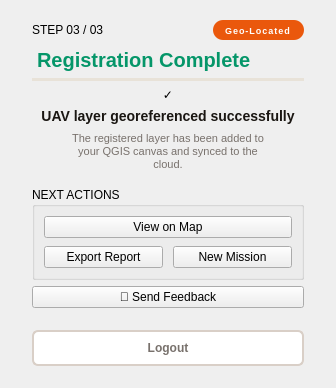
     <widget class="QWidget" name="page_results">
      <layout class="QVBoxLayout" name="verticalLayout_results">
       <property name="leftMargin"><number>32</number></property>
       <property name="topMargin"><number>20</number></property>
       <property name="rightMargin"><number>32</number></property>
       <property name="bottomMargin"><number>22</number></property>
       <property name="spacing"><number>6</number></property>

       <item>
        <layout class="QHBoxLayout">
         <item>
          <widget class="QLabel" name="label_step_indicator_3">
           <property name="text"><string>STEP 03 / 03</string></property>
          </widget>
         </item>
         <item>
          <spacer><property name="orientation"><enum>Qt::Horizontal</enum></property><property name="sizeHint" stdset="0"><size><width>40</width><height>20</height></size></property></spacer>
         </item>
         <item>
          <widget class="QLabel" name="label_geo_located_badge">
           <property name="text"><string>Geo-Located</string></property>
           <property name="styleSheet">
            <string>font-size: 9px; font-weight: bold; letter-spacing: 1px; color: #ffffff; background-color: #ea580c; padding: 3px 10px; border-radius: 10px; font-family: "Consolas", monospace;</string>
           </property>
          </widget>
         </item>
        </layout>
       </item>

       <item>
        <widget class="QLabel" name="label_screen3_title">
         <property name="text"><string>Registration Complete</string></property>
         <property name="styleSheet"><string>font-size: 20px; font-weight: 700; color: #059669; margin-top: 2px;</string></property>
        </widget>
       </item>

       <item>
        <widget class="QFrame" name="line_div3">
         <property name="frameShape"><enum>QFrame::HLine</enum></property>
         <property name="frameShadow"><enum>QFrame::Plain</enum></property>
         <property name="styleSheet"><string>background-color: #e8e2d8; max-height: 1px; margin-top: 6px; margin-bottom: 4px;</string></property>
        </widget>
       </item>

       <item>
        <widget class="QLabel" name="label_checkmark">
         <property name="text"><string>✓</string></property>
         <property name="alignment"><set>Qt::AlignCenter</set></property>
         <property name="minimumHeight"><number>90</number></property>
        </widget>
       </item>

       <item>
        <widget class="QLabel" name="label_complete_title">
         <property name="text"><string>UAV layer georeferenced successfully</string></property>
         <property name="alignment"><set>Qt::AlignCenter</set></property>
         <property name="styleSheet"><string>font-size: 14px; font-weight: 700; color: #1a1612;</string></property>
        </widget>
       </item>

       <item>
        <widget class="QLabel" name="label_complete_info">
         <property name="text"><string>The registered layer has been added to your QGIS canvas and synced to the cloud.</string></property>
         <property name="alignment"><set>Qt::AlignCenter</set></property>
         <property name="wordWrap"><bool>true</bool></property>
         <property name="styleSheet"><string>color: #78716c; font-size: 11px; margin: 2px 40px 10px 40px;</string></property>
        </widget>
       </item>

       <item>
        <widget class="QGroupBox" name="groupbox_results">
         <property name="title"><string>NEXT ACTIONS</string></property>
         <layout class="QVBoxLayout" name="vl_results_options">
          <property name="spacing"><number>8</number></property>
          <item>
           <widget class="QPushButton" name="btn_view_map">
            <property name="text"><string>View on Map</string></property>
            <property name="minimumHeight"><number>44</number></property>
           </widget>
          </item>
          <item>
           <layout class="QHBoxLayout">
            <property name="spacing"><number>10</number></property>
            <item>
             <widget class="QPushButton" name="btn_export_report">
              <property name="text"><string>Export Report</string></property>
              <property name="minimumHeight"><number>38</number></property>
             </widget>
            </item>
            <item>
             <widget class="QPushButton" name="btn_new_mission">
              <property name="text"><string>New Mission</string></property>
              <property name="minimumHeight"><number>38</number></property>
             </widget>
            </item>
           </layout>
          </item>
         </layout>
        </widget>
       </item>

       <item>
        <widget class="QPushButton" name="btn_feedback_results">
         <property name="text"><string>&#128172; Send Feedback</string></property>
         <property name="minimumHeight"><number>36</number></property>
        </widget>
       </item>

       <item>
        <spacer name="vSpacer_results">
         <property name="orientation"><enum>Qt::Vertical</enum></property>
         <property name="sizeHint" stdset="0"><size><width>20</width><height>16</height></size></property>
        </spacer>
       </item>

       <item>
        <widget class="QPushButton" name="btn_logout_results">
         <property name="text"><string>Logout</string></property>
         <property name="minimumHeight"><number>36</number></property>
         <property name="styleSheet">
          <string>
QPushButton {
    background-color: #ffffff;
    color: #78716c;
    border: 1.5px solid #d9cfc7;
    border-radius: 6px;
    padding: 9px 24px;
    font-size: 12px;
    font-weight: 500;
}
QPushButton:hover {
    background-color: #fff1f2;
    color: #e11d48;
    border-color: #fda4af;
}
QPushButton:pressed {
    background-color: #ffe4e6;
    border-color: #e11d48;
}
          </string>
         </property>
        </widget>
       </item>
      </layout>
     </widget>
